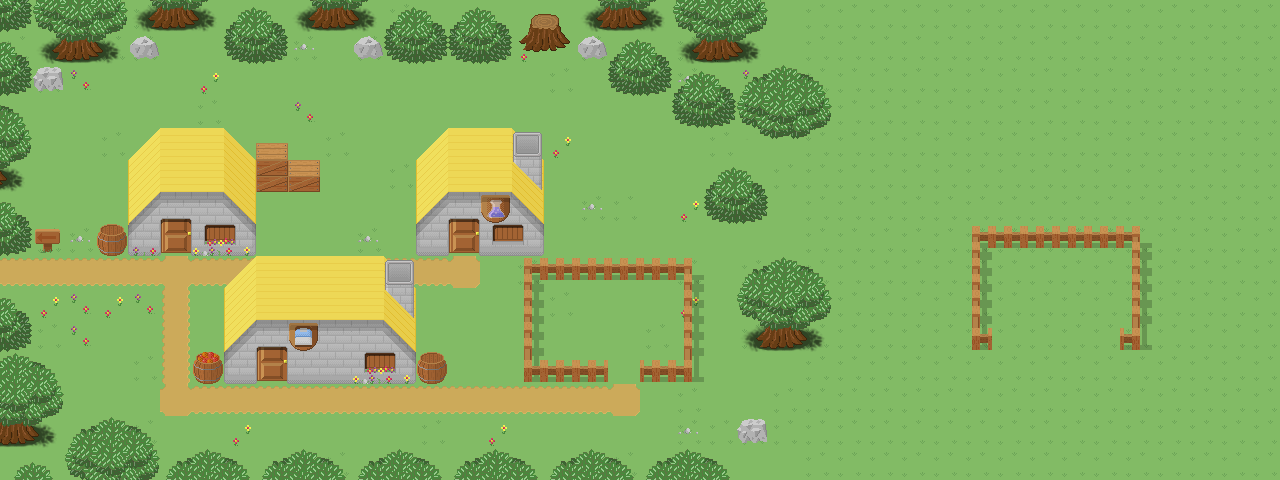

A level layout from a 2D game, rendered from its tile map. Below: a short description, then the map file with tile-grid data replaced by summaries:
An orthogonal 40x15 tile map with 32x32 px tiles, 4 tile layers (grass, road, plants, city) and 1 object (mainPlayer).

<map version="1.0" orientation="orthogonal" width="40" height="15" tilewidth="32" tileheight="32">
 <properties>
  <property name="Author" value="Silveira Neto" />
  <property name="Year" value="2009" />
 </properties>
 <tileset firstgid="1" name="Untitled" tilewidth="32" tileheight="32">
  <image source="free_tileset_version_10.png" width="480" height="1216" />
 </tileset>
 <layer name="grass" width="40" height="15">
  <data>[600 cells, 600 non-empty, 6 distinct tile ids]</data>
 </layer>
 <layer name="road" width="40" height="15">
  <data>[600 cells, 56 non-empty, 14 distinct tile ids]</data>
 </layer>
 <layer name="plants" width="40" height="15">
  <data>[600 cells, 134 non-empty, 43 distinct tile ids]</data>
 </layer>
 <layer name="city" width="40" height="15">
  <data>[600 cells, 56 non-empty, 25 distinct tile ids]</data>
 </layer>
 <objectgroup name="Player" width="40" height="15">
  <object name="mainPlayer" x="573" y="292" width="35" height="29" />
 </objectgroup>
</map>
